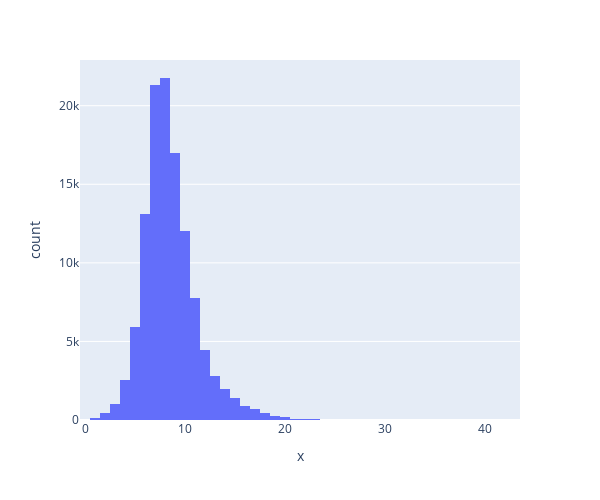

Source (notebook cell):
### Markdown cell above
# Lets Look at the Count of Words Distribution in the Title

### Code cell
maxlen = -1
for doc in df.clean_joined_title:
    tokens = nltk.word_tokenize(doc)
    if(maxlen<len(tokens)):
        maxlen = len(tokens)
print("The maximum number of words in a title of news is =", maxlen)
fig = px.histogram(x = [len(nltk.word_tokenize(x)) for x in df.clean_joined_title], nbins = 50, height= 500,width = 600)

fig.show()

### Figure 1 — Plotly figure (JSON) as saved in the notebook; plotly's stock layout.template omitted (floating-point values rounded to 4 significant figures; data arrays with more than 128 entries replaced by an {"elided": "..."} marker saying what was removed)
{"data": [{"alignmentgroup": "True", "bingroup": "x", "hovertemplate": "x=%{x}<br>count=%{y}<extra></extra>", "legendgroup": "", "marker": {"color": "#636efa", "pattern": {"shape": ""}}, "name": "", "nbinsx": 50, "offsetgroup": "", "orientation": "v", "showlegend": false, "type": "histogram", "x": {"elided": "116435 int values"}, "xaxis": "x", "yaxis": "y"}], "layout": {"barmode": "relative", "height": 500, "legend": {"tracegroupgap": 0}, "margin": {"t": 60}, "width": 600, "xaxis": {"anchor": "y", "domain": [0, 1], "title": {"text": "x"}}, "yaxis": {"anchor": "x", "domain": [0, 1], "title": {"text": "count"}}}}
